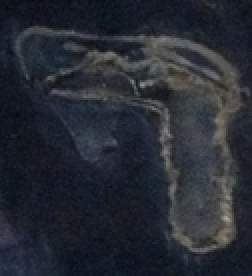
#> input picture belt-fault-detection/Capture.jpg, 126 x 138 px, found by its file name (shown 2 times larger)
$ jupyter execute belt_damage.ipynb
#> lines starting #> are read from the running program, lines starting #| are printed output that depends on the picture
[cell 1]
import cv2
import numpy as np
import matplotlib.pyplot as plt

min= cv2.imread('capture.jpg')
#> min is the input picture: shape (138, 126, 3); mean B, G, R 51.4, 42.8, 38.9
#min = cv2.medianBlur(min,5)
min = cv2.cvtColor(min,cv2.COLOR_BGR2RGB)


tre1 = cv2.imread('contour.jpg')
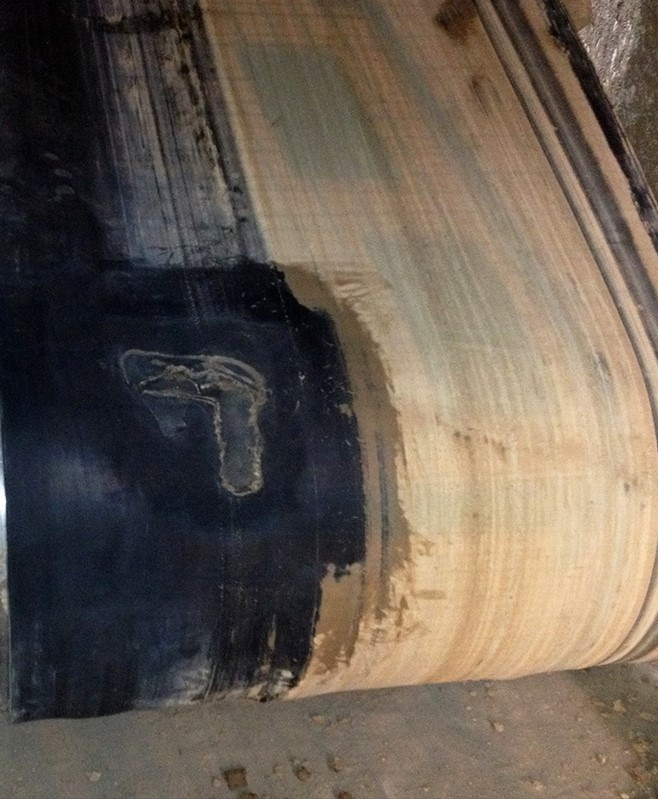
#> input picture belt-fault-detection/contour.jpg, 658 x 799 px
#> tre1 is the input picture: shape (799, 658, 3); mean B, G, R 80.9, 91.8, 102.8
tre1 = cv2.cvtColor(tre1,cv2.COLOR_BGR2RGB)
tre1 = cv2.medianBlur(tre1,7)

my_method= eval('cv2.TM_CCORR_NORMED')
res1 = cv2.matchTemplate(tre1,min,my_method)
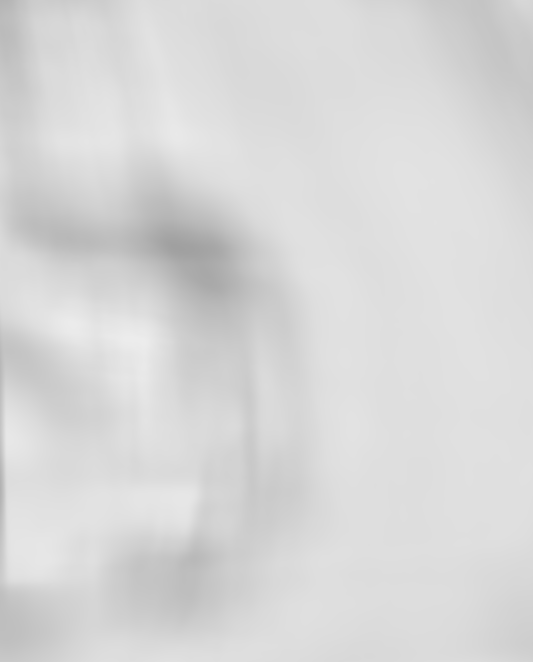
#> res1: shape (662, 533) float32; min 0.629, max 0.929, mean 0.847

#plt.imshow(res1)


retval, threshold = cv2.threshold(res1, 222, 255, cv2.THRESH_TRUNC)
plt.imshow(threshold,cmap='gray')

[cell 2]
print(np.where(threshold==threshold.max()))
#| (array([341]), array([142]))
